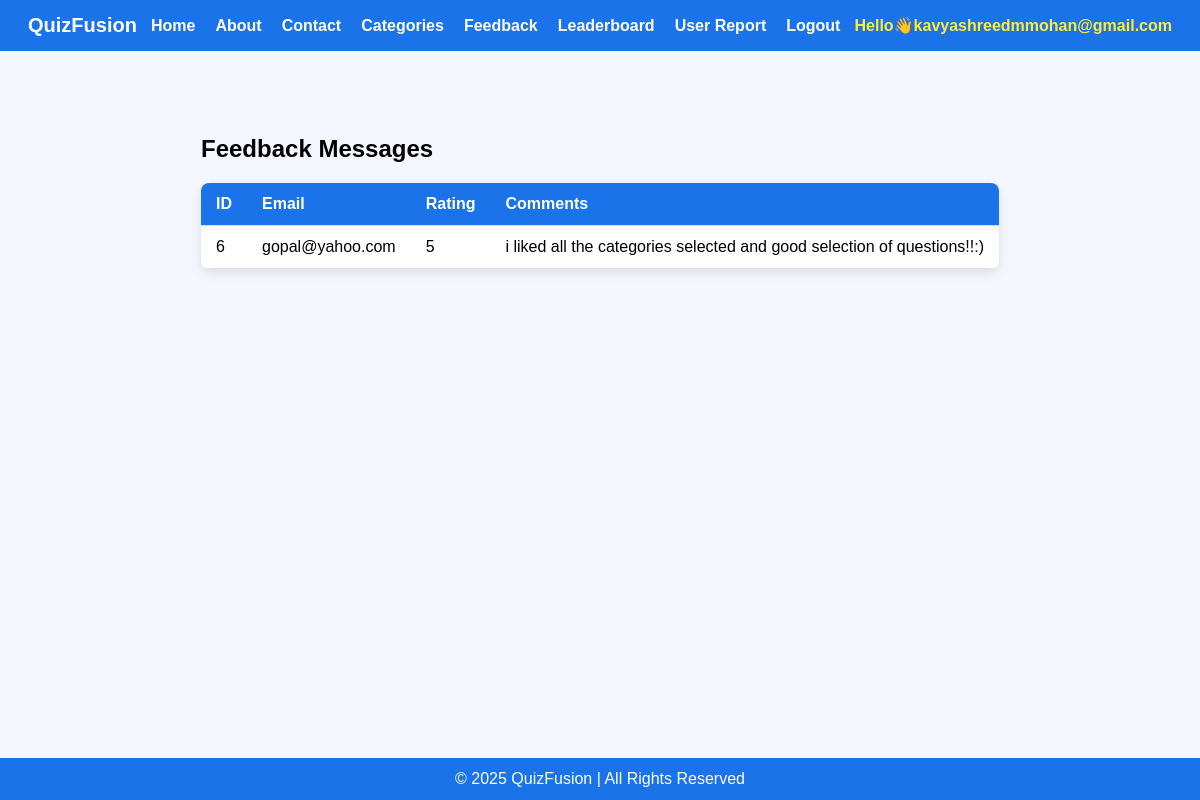
/quizfusion/manage_feedback.php (signed in), run on an earlier commit of the app's database.
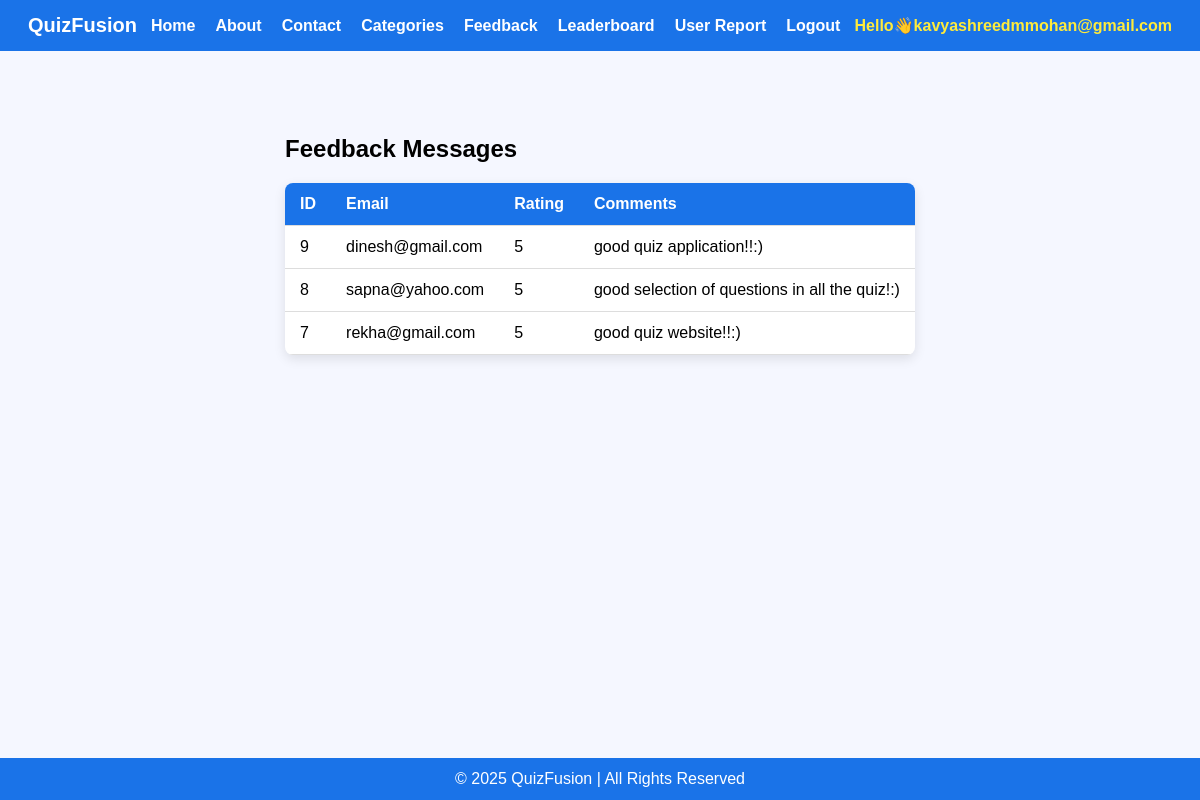
And on a later commit of the database.
### tables this page shows
CREATE TABLE `users` (
  `id` int(11) NOT NULL,
  `name` varchar(100) NOT NULL,
  `email` varchar(255) NOT NULL,
  `password` varchar(255) NOT NULL,
  `confirm_password` varchar(255) NOT NULL,
  `role` varchar(20) NOT NULL DEFAULT 'user',
  `remember_token` varchar(128) DEFAULT NULL,
  `security_question` varchar(255) NOT NULL,
  `security_answer` varchar(255) NOT NULL
);

CREATE TABLE `feedback` (
  `id` int(11) NOT NULL,
  `email` varchar(255) NOT NULL,
  `name` varchar(100) DEFAULT NULL,
  `rating` int(11) NOT NULL,
  `comments` text NOT NULL,
  `submitted_on` datetime NOT NULL
);

### quizfusion/manage_feedback.php (the view, shortened to what this page needs)
<?php
include 'config.php';
$user_id = intval($_SESSION['user_id']);
$stmt = $con->prepare("SELECT email, role FROM users WHERE id = ?");
$stmt->bind_param("i", $user_id);
$stmt->execute();
$stmt->bind_result($useremail, $role);
$feedbacks = [];
$q = "SELECT * FROM feedback ORDER BY id DESC";
$res = mysqli_query($con, $q);
if($res && mysqli_num_rows($res) > 0){
    while($row = mysqli_fetch_assoc($res)){
        $feedbacks[] = $row;
    }
}
?>
<!DOCTYPE html>
<html lang="en">
<head>
</head>
<body>
<nav>
    <div class="logo">QuizFusion</div>
    <ul class="nav-links">
        <?php if($role === 'user'): ?>
            <li><a href="homepage.php">Home</a></li>
            <li><a href="about.php">About</a></li>
            <li><a href="contact.php">Contact</a></li>
            <li><a href="categories.php">Categories</a></li>
            <li><a href="feedback.php">Feedback</a></li>
            <li><a href="leaderboard.php">Leaderboard</a></li>
            <li><a href="user_report.php">User Report</a></li>
            <li><a href="logout.php">Logout</a></li>
        <?php endif; ?>
    </ul>
    <div class="email-text">Hello👋<?= htmlspecialchars($useremail) ?></div>
</nav>
<div class="main-container">
    <h2>Feedback Messages</h2>
    <?php if(count($feedbacks) > 0): ?>
        <table>
            <thead>
                <tr>
                    <th>ID</th>
                    <th>Email</th>
                    <th>Rating</th>
                    <th>Comments</th>
                </tr>
            </thead>
            <tbody>
                <?php foreach($feedbacks as $f): ?>
                <tr>
                    <td><?= $f['id'] ?></td>
                    <td><?= htmlspecialchars($f['email']) ?></td>
                    <td><?= htmlspecialchars($f['rating']) ?></td>
                    <td><?= htmlspecialchars($f['comments']) ?></td>
                </tr>
                <?php endforeach; ?>
            </tbody>
        </table>
    <?php else: ?>
        <p>No feedback messages found.</p>
    <?php endif; ?>
</div>
<footer>
    © 2025 QuizFusion | All Rights Reserved
</footer>
</body>
</html>

### quizfusion/manage_feedback.php (style rules this page uses)
:root { --brand:#1a73e8; --card:#ffffff; }
html, body { margin:0; padding:0; font-family:'Poppins',sans-serif; min-height:100vh; display:flex; flex-direction:column; background:#f5f7ff; }
nav { display:flex; justify-content:space-between; align-items:center; padding:14px 28px; background:var(--brand); color:white; flex-wrap:wrap; }
nav .logo { font-weight:700; font-size:20px; }
.nav-links { display:flex; gap:20px; list-style:none; padding:0; margin:0; flex-wrap:wrap; }
.nav-links a { color:white; text-decoration:none; font-weight:600; }
.email-text { color:#ffeb3b; font-weight:600; }
.main-container { flex:1; padding:36px 28px; max-width:1200px; margin:28px auto; }
table { width:100%; border-collapse:collapse; margin-top:20px; background:#fff; color:#000; border-radius:8px; overflow:hidden; box-shadow:0 4px 12px rgba(0,0,0,0.1); }
th, td { padding:12px 15px; text-align:left; border-bottom:1px solid #ddd; }
th { background:var(--brand); color:#fff; }
footer { background:var(--brand); color:white; text-align:center; padding:12px; flex-shrink:0; position:sticky; bottom:0; }

What changed in the data, as far as the page shows it:
removed feedback: id "6", email "gopal@yahoo.com", rating "5", comments "i liked all the categories selected and good selection of questions!!:)"
added feedback: id "9", email "dinesh@gmail.com", rating "5", comments "good quiz application!!:)"
added feedback: id "8", email "sapna@yahoo.com", rating "5", comments "good selection of questions in all the quiz!:)"
added feedback: id "7", email "rekha@gmail.com", rating "5", comments "good quiz website!!:)"
